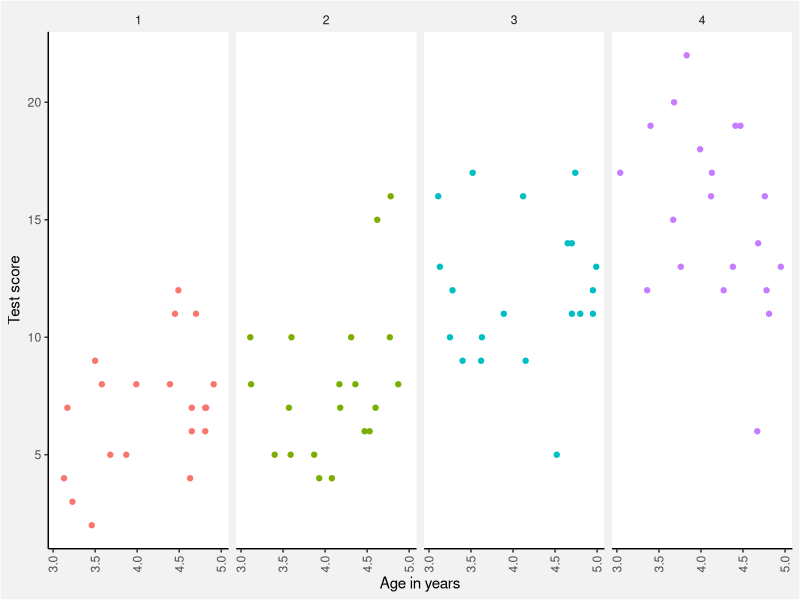

Write the R code that produced this figure.
## ---- chunk 1
knitr::opts_chunk$set(echo = TRUE)
## ---- chunk 2
library(tidyverse)

theme_set(theme_classic() +
            theme(strip.background = element_blank(),
                  plot.background = element_rect(fill = "grey95"),
                  legend.background = element_rect(fill = NA),
                  axis.text.x = element_text(angle = 90,
                                             vjust = 0.5)))

d <- read.csv("../data/gitar_data.csv")
## ---- chunk 3
ggplot(d,
       aes(x = age,
           y = score,
           color = as.factor(group))) +
  geom_point() +
  facet_grid(. ~ group) +
  scale_x_continuous(name = "Age in years") +
  scale_y_continuous(name = "Test score") +
  scale_color_discrete(guide = F)
